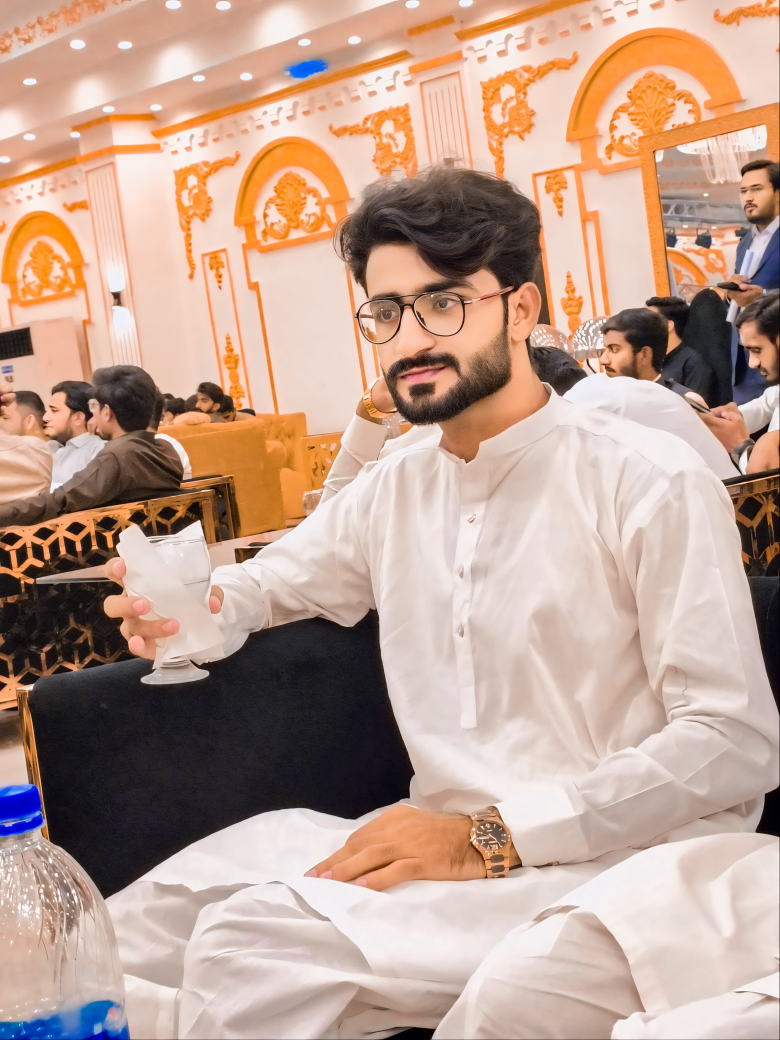
#> input picture WhatsApp Image 2024-08-30 at 10.03.11 PM.jpeg, 3120 x 4160 px (shown at 1/4 size)
$ jupyter execute 'Topic 5.  Arithmetic opperation on images And Bitwise Operations on images.ipynb'
#> lines starting #> are read from the running program, lines starting #| are printed output that depends on the picture
# Add Two image

[cell 1]
import cv2
import numpy as np

[cell 2]
img1 = cv2.imread("WhatsApp Image 2024-08-30 at 10.03.11 PM.jpeg")
#> img1 is the input picture: shape (4160, 3120, 3); mean B, G, R 145.7, 161.3, 191.2
img2 = cv2.imread("images (7).jpg")
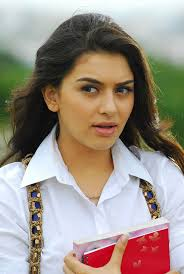
#> input picture images (7).jpg, 184 x 274 px
#> img2 is the input picture: shape (274, 184, 3); mean B, G, R 135.1, 144.7, 156.5

img1 = cv2.resize(img1 , (500 ,500))
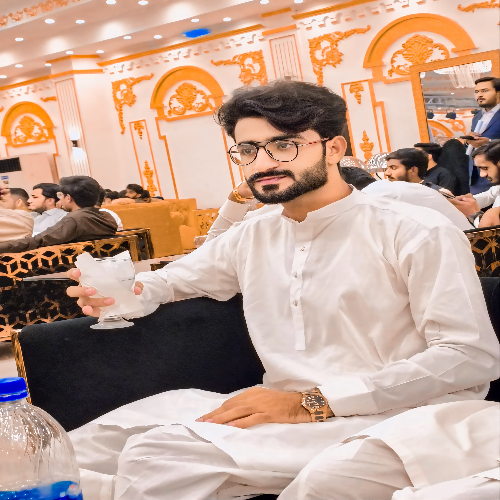
#> img1: shape (500, 500, 3); mean B, G, R 145.7, 161.3, 191.2
img2 = cv2.resize(img2 , (500 ,500))
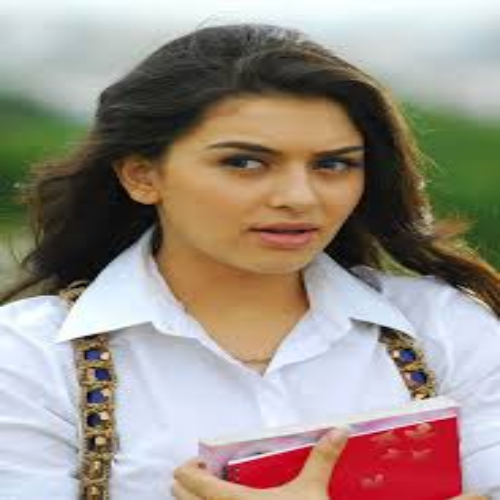
#> img2: shape (500, 500, 3); mean B, G, R 134.9, 144.6, 156.4

new_img = cv2.addWeighted(img1 , 0.5 , img2 , 1, 2)

cv2.imshow("Add Two img" ,new_img)
cv2.waitKey(0)
cv2.destroyAllWindows()

[cell 3]
img1 = cv2.imread("WhatsApp Image 2024-08-30 at 10.03.11 PM.jpeg")
img2 = cv2.imread("images (7).jpg")

img1 = cv2.resize(img1 , (500 ,500))
img2 = cv2.resize(img2 , (500 ,500))

new_img = cv2.subtract(img1 , img2 )

cv2.imshow("Add Two img" ,new_img)
cv2.waitKey(0)
cv2.destroyAllWindows()

# Bitwise Operations on images
* And operator
* OR operator
* NOT operator
* EXOR operator

[cell 4]
img1 = cv2.imread("WhatsApp Image 2024-08-30 at 10.03.11 PM.jpeg")
img2 = cv2.imread("images (7).jpg")

img1 = cv2.resize(img1 , (500 ,500))
img2 = cv2.resize(img2 , (500 ,500))

new_img = cv2.bitwise_and(img1 , img2 )
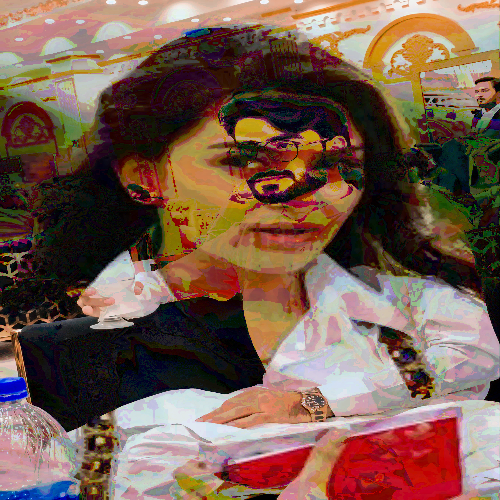
#> new_img: shape (500, 500, 3); mean B, G, R 77.9, 91.5, 119.7

h = np.hstack((img1 , img2 , new_img))

cv2.imshow("Add Two img" ,h)
cv2.waitKey(0)
cv2.destroyAllWindows()

[cell 5]
img1 = cv2.imread("WhatsApp Image 2024-08-30 at 10.03.11 PM.jpeg")
img2 = cv2.imread("images (7).jpg")

img1 = cv2.resize(img1 , (500 ,500))
img2 = cv2.resize(img2 , (500 ,500))

new_img = cv2.bitwise_or(img1 , img2 )
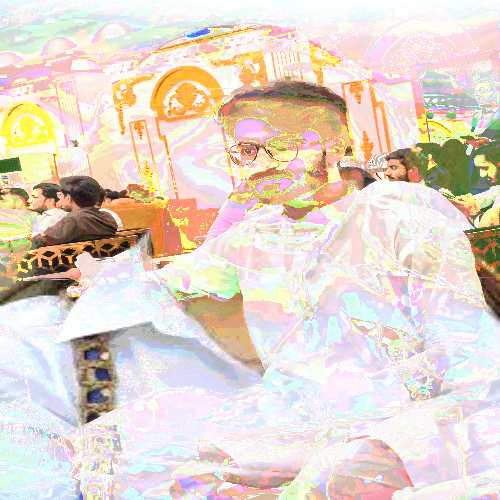
#> new_img: shape (500, 500, 3); mean B, G, R 202.8, 214.5, 227.9

h = np.hstack((img1 , img2 , new_img))
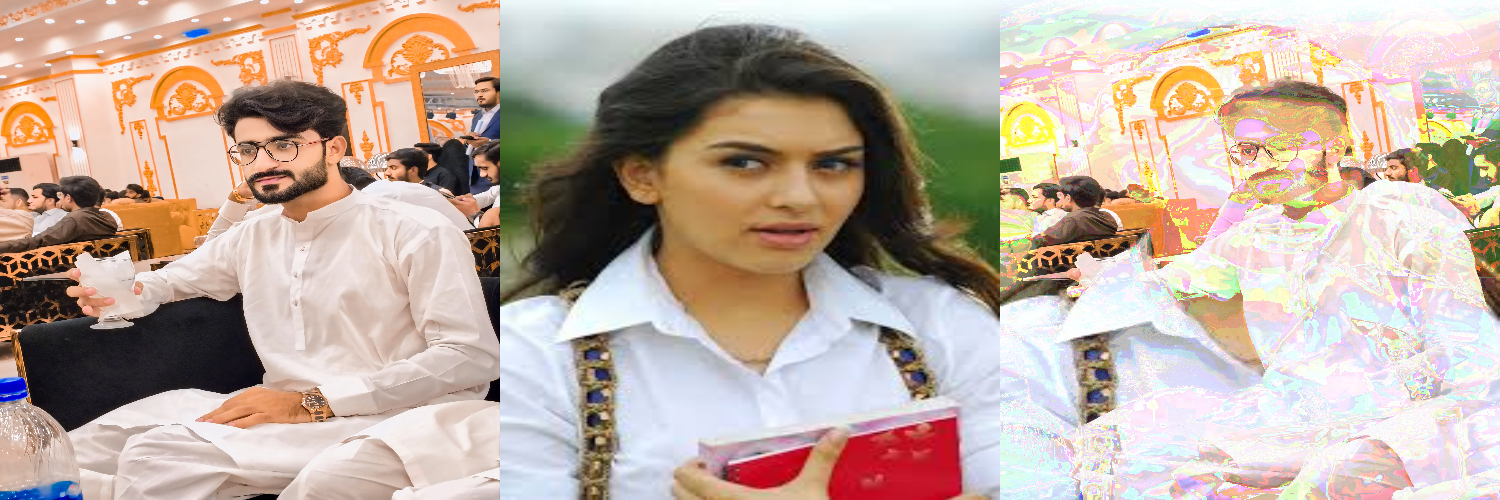
#> h: shape (500, 1500, 3); mean B, G, R 161.2, 173.5, 191.8

cv2.imshow("Add Two img" ,h)
cv2.waitKey(0)
cv2.destroyAllWindows()

[cell 6]
img1 = cv2.imread("WhatsApp Image 2024-08-30 at 10.03.11 PM.jpeg")
img2 = cv2.imread("images (7).jpg")

img1 = cv2.resize(img1 , (500 ,500))
img2 = cv2.resize(img2 , (500 ,500))

new_img = cv2.bitwise_not(img1 , img2 )
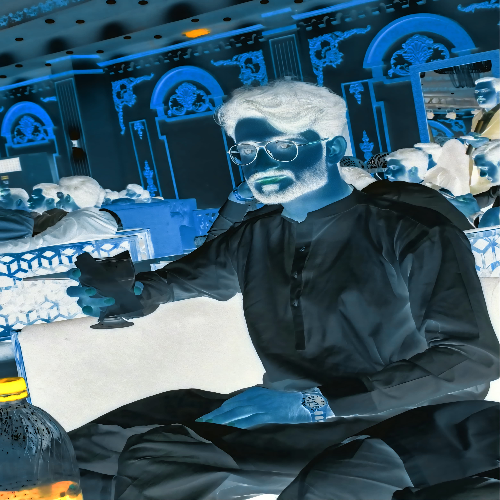
#> new_img: shape (500, 500, 3); mean B, G, R 109.3, 93.7, 63.8

h = np.hstack((img1 , img2 , new_img))
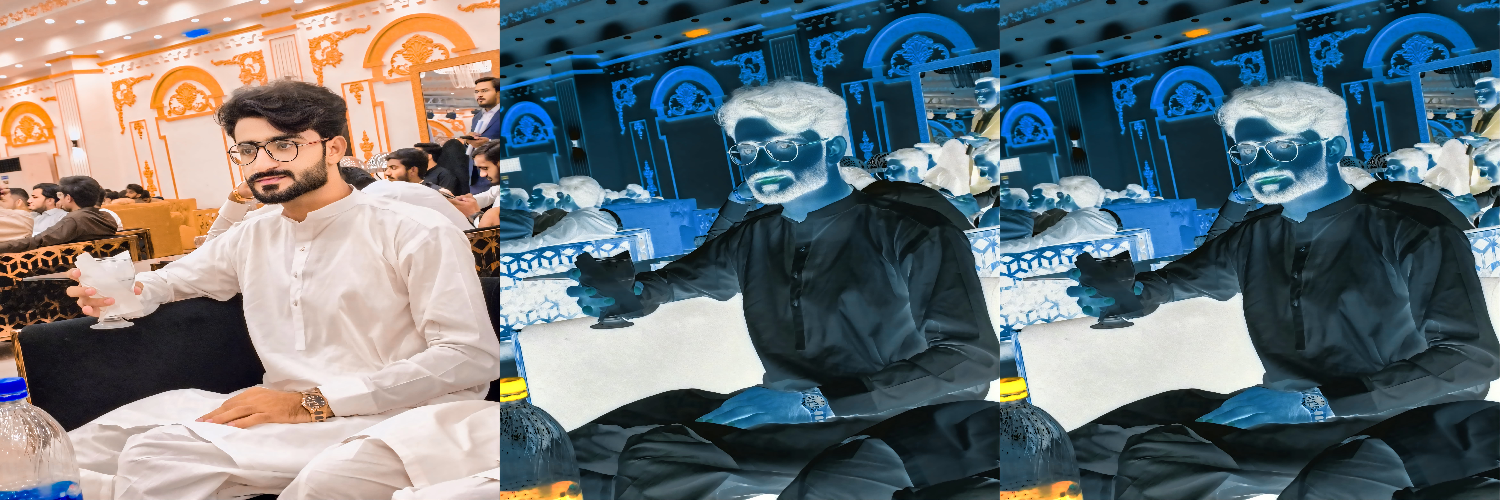
#> h: shape (500, 1500, 3); mean B, G, R 121.4, 116.2, 106.3

cv2.imshow("Add Two img" ,h)
cv2.waitKey(0)
cv2.destroyAllWindows()

[cell 7]
img1 = cv2.imread("WhatsApp Image 2024-08-30 at 10.03.11 PM.jpeg")
img2 = cv2.imread("images (7).jpg")

img1 = cv2.resize(img1 , (500 ,500))
img2 = cv2.resize(img2 , (500 ,500))

new_img = cv2.bitwise_xor(img1 , img2 )
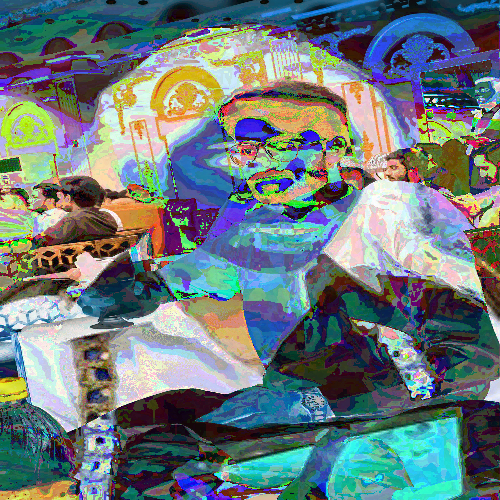
#> new_img: shape (500, 500, 3); mean B, G, R 124.9, 123, 108.2

h = np.hstack((img1 , img2 , new_img))
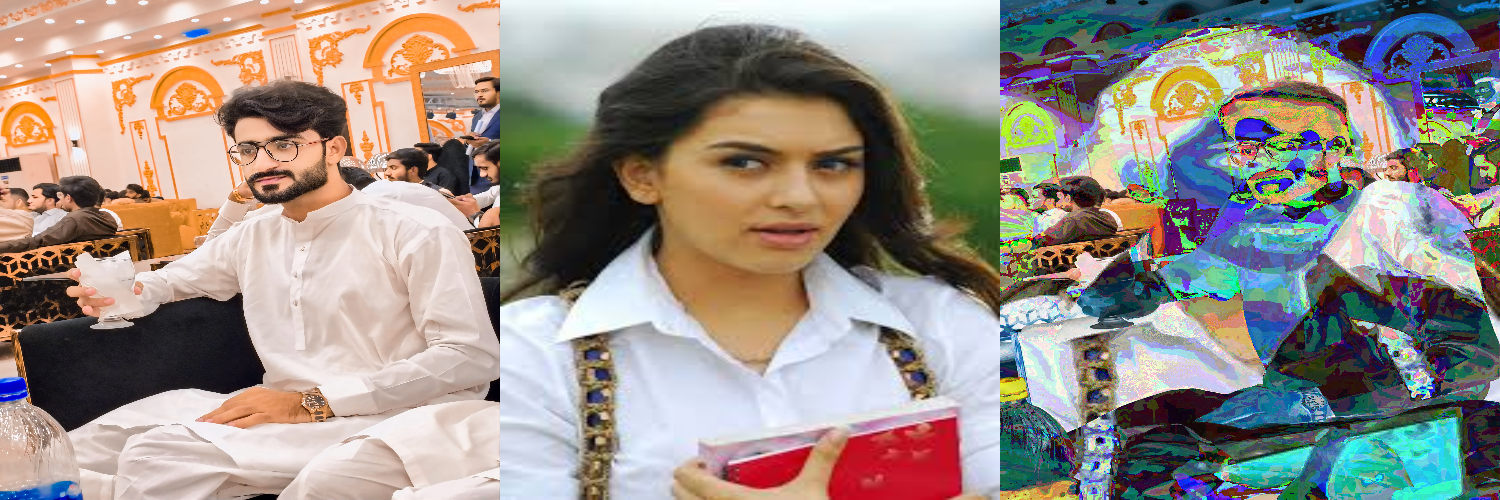
#> h: shape (500, 1500, 3); mean B, G, R 135.2, 143, 151.9

cv2.imshow("Add Two img" ,h)
cv2.waitKey(0)
cv2.destroyAllWindows()
